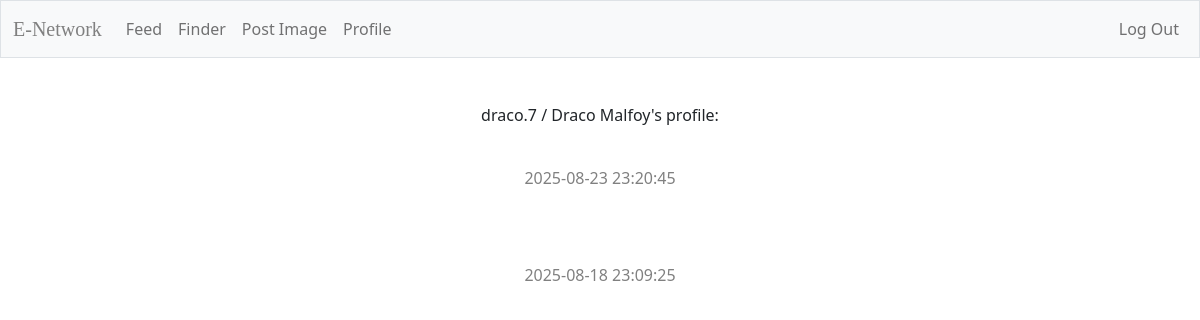
Screenshot of /public-profile/24 (signed in) with the database file from the repository.
### tables this page shows
CREATE TABLE users (
    id INTEGER PRIMARY KEY AUTOINCREMENT,
    username TEXT NOT NULL UNIQUE,
    hash TEXT NOT NULL,
    img_count INTEGER NOT NULL DEFAULT 0
, name TEXT);

CREATE TABLE posts (
    id INTEGER PRIMARY KEY AUTOINCREMENT,
    user_id INTEGER NOT NULL,
    image_path TEXT NOT NULL,
    caption TEXT,
    timestamp DATETIME NOT NULL,
    FOREIGN KEY (user_id) REFERENCES users(id)
);

### app.py (the view)
@app.route("/public-profile/<int:user_id>")
@login_required
def public_profile(user_id):
    try:
        posts = db.execute(
            """
            SELECT id, image_path, caption, timestamp FROM posts
            WHERE user_id = :user_id
            ORDER BY timestamp DESC
            """,
            user_id=user_id)
        user = db.execute(
            "SELECT name, username FROM users WHERE id = ?",
            user_id
        )
        user = user[0]
    except Exception:
        return f"DB Error. Couldn't retrieve any of {user_id}'s posts."
    return render_template("public-profile.html", posts=posts, user=user)

### app.py (called while the page is built)
@app.after_request
def after_request(response):
    response.headers["Cache-Control"] = "no-cache, no-store, must-revalidate"
    response.headers["Expires"] = 0
    response.headers["Pragma"] = "no-cache"
    return response

### helpers.py (called while the page is built)
def login_required(f):
    @wraps(f)
    def decorated_function(*args, **kwargs):
        if session.get("user_id") is None:
            return redirect("/login")
        return f(*args, **kwargs)
    return decorated_function

### templates/public-profile.html (shortened to what this page needs)
{% extends "layout.html" %}
{% block main %}
    {% if not user %}
        <h6>{{ user.username }} is not a valid username.</h6>
    {% elif not posts %}
        <h6>{{ user.username }} / {{ user.name }} has not uploaded anything yet.</h6>
    {% else %}
        <h6> {{ user.username }} / {{ user.name }}'s profile:</h6>
    {% endif %}
    {% for post in posts %}
        <div>
            {% if post.caption %}
                <h6 style="color: grey; margin-top: 4px; margin-bottom: 50px;">{{ post.caption }} ({{ post.timestamp }})</h6>
            {% else %}
            <h6 style="color: grey; margin-top: 4px; margin-bottom: 50px;">{{ post.timestamp }}</h6>
            {% endif %}
        </div>
    {% endfor %}
{% endblock %}

### static/styles.css (style rules this page uses)
html, body { -webkit-font-smoothing: antialiased; -moz-osx-font-smoothing: grayscale; }
h6 { margin-bottom: 16px; }

### rows the page displays
users: username "draco.7", name "Draco Malfoy"
posts: timestamp "2025-08-23 23:20:45"
posts: timestamp "2025-08-18 23:09:25"
